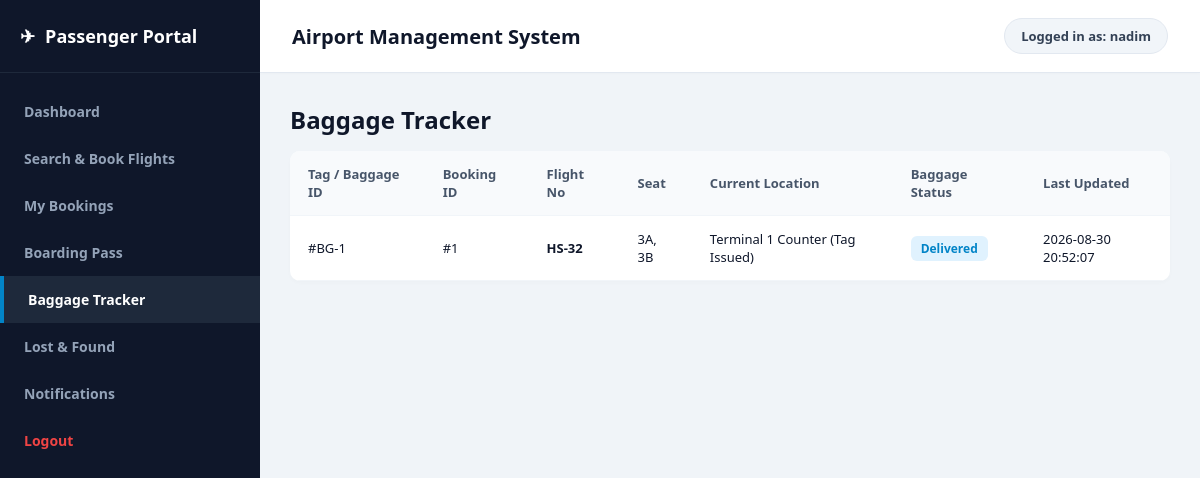
/passenger/baggage.php (signed in), run on the app's committed database.
### tables this page shows
CREATE TABLE `baggage` (
  `id` int(11) NOT NULL,
  `user_id` int(11) NOT NULL,
  `booking_id` int(11) NOT NULL,
  `baggage_status` varchar(50) DEFAULT 'Checked In',
  `location` varchar(100) DEFAULT NULL,
  `updated_at` timestamp NOT NULL DEFAULT current_timestamp()
);

CREATE TABLE `flights` (
  `id` int(11) NOT NULL,
  `flight_number` varchar(50) NOT NULL,
  `airplane_id` int(11) NOT NULL,
  `departure` varchar(100) NOT NULL,
  `destination` varchar(100) NOT NULL,
  `departure_time` datetime NOT NULL,
  `arrival_time` datetime NOT NULL,
  `status` varchar(50) DEFAULT 'Scheduled',
  `created_at` timestamp NOT NULL DEFAULT current_timestamp()
);

CREATE TABLE `bookings` (
  `id` int(11) NOT NULL,
  `user_id` int(11) NOT NULL,
  `flight_id` int(11) NOT NULL,
  `seat_number` varchar(20) DEFAULT NULL,
  `booking_date` timestamp NOT NULL DEFAULT current_timestamp(),
  `payment_status` varchar(50) DEFAULT 'Pending'
);

### passenger/baggage.php (the view, shortened to what this page needs)
<?php
require_once '../config/database.php';
include 'header.php';
$user_id = (int)$_SESSION['user_id'];
$sql = "SELECT bg.*, b.seat_number, f.flight_number
        FROM baggage bg
        JOIN bookings b ON bg.booking_id = b.id
        JOIN flights f ON b.flight_id = f.id
        WHERE bg.user_id = $user_id
        ORDER BY bg.id DESC";
$result = $conn->query($sql);
?>
<h2>Baggage Tracker</h2>
<table>
    <thead>
        <tr>
            <th>Tag / Baggage ID</th>
            <th>Booking ID</th>
            <th>Flight No</th>
            <th>Seat</th>
            <th>Current Location</th>
            <th>Baggage Status</th>
            <th>Last Updated</th>
        </tr>
    </thead>
    <tbody>
        <?php if ($result && $result->num_rows > 0): ?>
            <?php while ($row = $result->fetch_assoc()): ?>
                <tr>
                    <td>#BG-<?php echo $row['id']; ?></td>
                    <td>#<?php echo $row['booking_id']; ?></td>
                    <td><strong><?php echo htmlspecialchars($row['flight_number']); ?></strong></td>
                    <td><?php echo htmlspecialchars($row['seat_number']); ?></td>
                    <td><?php echo htmlspecialchars($row['location']); ?></td>
                    <td><span class="badge"><?php echo htmlspecialchars($row['baggage_status']); ?></span></td>
                    <td><?php echo htmlspecialchars($row['updated_at']); ?></td>
                </tr>
            <?php endwhile; ?>
        <?php endif; ?>
    </tbody>
</table>
<?php include 'footer.php'; ?>

### passenger/header.php (style rules this page uses)
* { box-sizing: border-box; margin: 0; padding: 0; font-family: 'Segoe UI', Tahoma, Geneva, Verdana, sans-serif; }
body { display: flex; background: #f0f4f8; min-height: 100vh; color: #0f172a; }
.badge { display: inline-block; padding: 4px 10px; border-radius: 6px; font-size: 12px; font-weight: 700; background: #e0f2fe; color: #0284c7; }
table { width: 100%; border-collapse: collapse; background: #ffffff; border-radius: 10px; overflow: hidden; margin-top: 15px; box-shadow: 0 2px 4px rgba(0,0,0,0.02); }
th, td { padding: 14px 18px; text-align: left; border-bottom: 1px solid #f1f5f9; font-size: 13px; }
th { background: #f8fafc; font-weight: 700; color: #475569; }

### data on the page
baggage: id "1", booking "1", flights.flight_number "HS-32", booking.seat_number "3A, 3B", location "Terminal 1 Counter (Tag Issued)", baggage_status "Delivered", updated_at "2026-08-30 20:52:07"

### other printed values
$logged_user_name "nadim"
